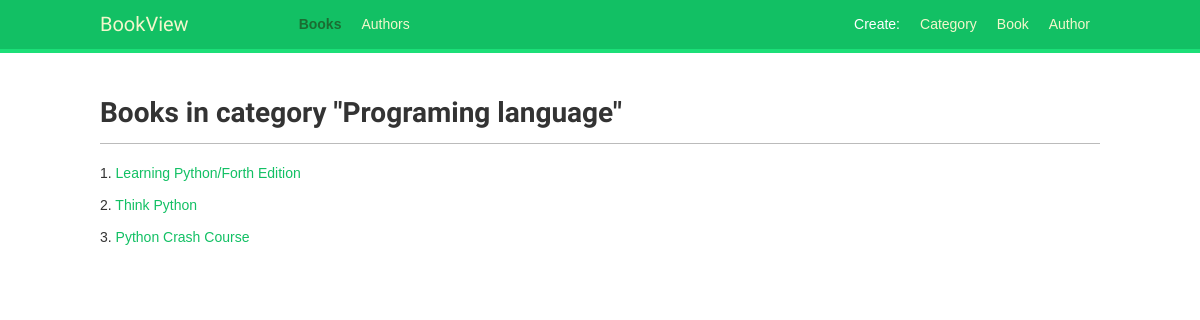
The app's page /books/category/programing-language/ with its own data.
### books/models.py (models this page shows, shortened)
class Category(models.Model):
    name = models.CharField(max_length=48)
    slug = models.SlugField(max_length=250,
                            blank=True)

class Book(models.Model):
    title = models.CharField(max_length=48)
    slug = models.SlugField(max_length=250,
                            blank=True)
    description = models.TextField(max_length=500)
    year = models.IntegerField()
    image = models.ImageField(blank=True,
                              null=True,
                              upload_to='image/')
    preview_image = models.ImageField(blank=True,
                                      null=True,
                                      upload_to='preview/')
    author = models.ManyToManyField(Author)
    category = models.ForeignKey(Category)
    avg_rating = models.FloatField(default=0)
    class Meta:
        ordering = ["-avg_rating"]
    def __str__(self):
        return self.title
    def get_absolute_url(self):
        return reverse('books:book_detail',
                       args=[self.slug])

### books/views.py (the view)
# urls.py: url(r'^category/(?P<category>[-\w]+)/$', views.CategoryDetailView.as_view(), name='category_detail'),
class CategoryDetailView(DetailView):
    template_name = 'detail_category.html'
    model = Category
    context_object_name = 'category'
    slug_url_kwarg = 'category'
    def get_context_data(self, **kwargs):
        context = super(CategoryDetailView, self).get_context_data(**kwargs)
        books = Book.objects.filter(category=context['category'])
        context['books'] = books
        context['section'] = 'books'
        return context

### books/templates/detail_category.html (shortened to what this page needs)
{% extends "base.html" %}
{% block content %}
    <div class="detail-name">
        <h1>Books in category "{{ category.name }}"</h1>
    </div>
    <div class="detail-book">
        {% for book in books %}
            <p>{{ forloop.counter }}. <a href="{{ book.get_absolute_url }}">{{ book }}</a></p>
        {% endfor %}
    </div>
{% endblock %}

### books/static/css/style.css (style rules this page uses)
* { box-sizing: border-box; }
html { font-size: 10px; }
body { margin:0; padding:0; font-family:helvetica, sans-serif; }
p { line-height: 1.8rem; }
a { color:#12c064; text-decoration:none; }
h1, h2, h3, h4, h5 , h6 { font-family: 'Muli', sans-serif; font-weight:normal; }
h1 { border-bottom:1px solid #bbb; padding:0 0 1rem 0; margin:1rem 0 2rem 0; }
.detail-name h1 { font-weight: bold; }

### records on screen
Category: name "Programing language"
Book: title "Learning Python/Forth Edition"
Book: title "Think Python"
Book: title "Python Crash Course"
